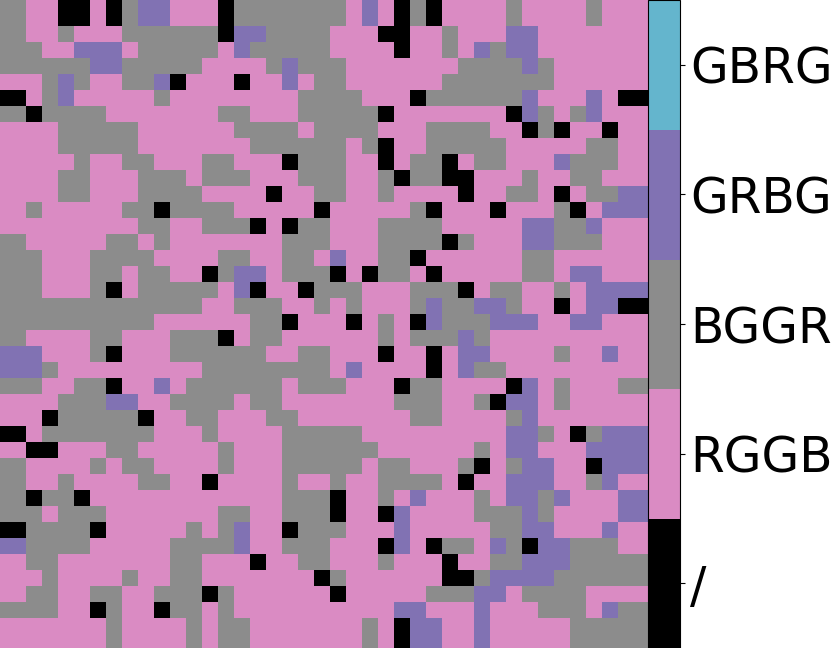
#> input picture FotoVerifier/backend/api/cfa/src/test_grids.png, 832 x 648 px; its folder holds only this picture in this run
$ python main.py test_grids.png
#> lines starting #> are read from the running program, lines starting #| are printed output that depends on the picture
### FotoVerifier/backend/api/cfa/src/intermediate_values.py
"""
Copyright (c) 2021 Quentin Bammey <quentin.bammey@ens-paris-saclay.fr>

This program is free software: you can redistribute it and/or modify it under the terms of the GNU Affero General Public License as published by the Free Software Foundation, either version 3 of the License, or (at your option) any later version.

This program is distributed in the hope that it will be useful, but WITHOUT ANY WARRANTY; without even the implied warranty of MERCHANTABILITY or FITNESS FOR A PARTICULAR PURPOSE. See the GNU Affero General Public License for more details.

You should have received a copy of the GNU Affero General Public License along with this program. If not, see <http://www.gnu.org/licenses/>

This files is the proper implementation of the method.
"""
import numpy as np
import scipy as sp
from scipy.ndimage import filters
from skimage import measure
from skimage.util import view_as_windows


def is_intermediate(img, isotropic=False):
    """
    This function implements Algorithms 1 and 2.
    It marks whether each pixel is an intermediate value.
    :input img: array-like, shape (Y, X, 3)
    :param isotropic: bool. if True, uses the originally-proposed isotropic intermediate values computation, shown in Algorithm 1. If False (default), uses bidirectional filters for computation, as shown in Algorithm 2. Bidirectional filters usually provide better results, except if the input image was demosaiced with basic algorithms such as bilinear interpolation.
    :return is_intermediate_value: float np.ndarray, shape (Y-4, X-4, 3). Values are in [0, 1]
    """

    def _is_intermediate(img, footprint):
        min_ = filters.minimum_filter(img, footprint=footprint)
        max_ = filters.maximum_filter(img, footprint=footprint)
        is_intermediate_value = (min_ <= img) * (img <= max_)
        is_intermediate_value = is_intermediate_value.astype(int)
        return is_intermediate_value[2:-2, 2:-2]

    if isotropic:
        footprint = np.array([[0, 1, 0], [1, 0, 1],
                              [0, 1, 0]])[:, :, None].astype(bool)
        is_intermediate_value = _is_intermediate(img, footprint)
    else:
        footprint_h = np.array([[1, 0, 1]])[:, :, None].astype(bool)
        intermediate_h = _is_intermediate(img, footprint_h)
        intermediate_v = _is_intermediate(img, footprint_h.transpose(1, 0, 2))
        is_intermediate_value = .5 * (intermediate_h + intermediate_v)
    return is_intermediate_value


def create_sliding_windows(x, W, stride):
    """
    Creates a sliding window view of the array, and returns the coordinates corresponding to each window.
    :param x: array-like, shape (Y, X, C)
    :return windows: np.ndarray, shape (n_windows, W, W, C)
    :return cuts_y: np.ndarray, shape (n_windows,): Y coordinate of the centre of each window
    :return cuts_x: np.ndarray, shape (n_windows,)
    """
    Y, X, C = x.shape
    windows = view_as_windows(x, (W, W, 3), stride).reshape(-1, W, W, 3)
    cuts_y = np.arange(W // 2, Y - W // 2 + 1)[::stride] - 0.5
    cuts_x = np.arange(W // 2, X - W // 2 + 1)[::stride] - 0.5
    return windows, cuts_y, cuts_x


def find_grid(x):
    """
    This function implements Algorithm 3 of the article, it can process an arbitrary number of windows simultaneously.
    Finds the diagonal and main pattern of windows.
    To use on a full image, simply add an empty dimension to it (eg. img[None])
    :param x: array-like, shape (n, W_Y, W_X, C). Intermediate value masks on each window.
    :return best_grid: np.ndarray, shape (n_windows,): Identified grid in each window. 0: RGGB, 1: BGGR, 2: GRBG, 3: GBRG, -1: no grid detected
    :return best_diag: np.ndarray, shape (n_windows,): Identified diagonal in each window. 0: *GG*, 1: G**G, -1: no grid detected
    :return Δ_grid: np.ndarray, shape (n_windows, ): Difference of count of intermediate values between the two patterns sharing the same diagonal. Negative means RGGB or GRBG is detected, positive is for BGGR or GBRG
    :return Δ_diag: np.ndarray, shape (n_windows, ): Difference of count of intermediate values between the two diagonal patterns. Negative means *GG* is detected, positive is for G**G
    :return Δ_rggb_bggr: np.ndarray, shape (n_windows, ): Difference of count of intermediate values between RGGB and BGGR. Negative means RGGB is detected, positive is for BGGR.
    :return Δ_grbg_gbrg: np.ndarray, shape (n_windows, ): Difference of count of intermediate values between GRBG and GBRG. Negative means GRBG is detected, positive is for GBRG.
    """
    n, W_Y, W_X, C = x.shape
    count_diag_xggx = np.sum(x[:, ::2, 1::2, 1], axis=(1, 2)) + np.sum(
        x[:, 1::2, ::2, 1], axis=(1, 2))
    count_diag_gxxg = np.sum(x[:, ::2, ::2, 1], axis=(1, 2)) + np.sum(
        x[:, 1::2, 1::2, 1], axis=(1, 2))
    Δ_diag = 2 * (count_diag_xggx - count_diag_gxxg) / (W_Y * W_X)
    best_diag = (Δ_diag > 0).astype(int)  # 0 if XGGX, 1 if GXXG

    count_rggb = np.sum(x[:, ::2, ::2, 0] + x[:, 1::2, 1::2, 2], axis=(1, 2))
    count_grbg = np.sum(x[:, ::2, 1::2, 0] + x[:, 1::2, ::2, 2], axis=(1, 2))
    count_gbrg = np.sum(x[:, 1::2, ::2, 0] + x[:, ::2, 1::2, 2], axis=(1, 2))
    count_bggr = np.sum(x[:, 1::2, 1::2, 0] + x[:, ::2, ::2, 2], axis=(1, 2))

    Δ_rggb_bggr = 2 / (W_Y * W_X) * (count_rggb - count_bggr)
    Δ_grbg_gbrg = 2 / (W_Y * W_X) * (count_grbg - count_gbrg)

    Δ_grid = best_diag * Δ_grbg_gbrg + (1 - best_diag) * Δ_rggb_bggr
    best_rb = (Δ_grid > 0).astype(int)  # 0: RGGB or GRBG, 1:BGGR or GBRG
    best_grid = 2 * best_diag + best_rb  # 0: RGGB, 1: BGGR, 2: GRBG, 3: GBRG

    return best_grid, best_diag, Δ_grid, Δ_diag, Δ_rggb_bggr, Δ_grbg_gbrg


def _connected_confidence(pattern, global_pattern, abs_Δ, shape):
    """
    Compute the confidence of connected components.
    :input pattern: int np.ndarray, shape (cY*cX)
    :input global_pattern: int
    :input abs_Δ: float np.ndarray, shape (cY*cX)
    :param shape: (cY, cX): int tuple
    """
    labels, n_regions = measure.label(pattern.reshape(*shape),
                                      background=global_pattern,
                                      return_num=True)
    labels = labels.ravel()
    inconsistent_con = np.zeros_like(abs_Δ)
    for i_region in range(1, n_regions + 1):
        mask = labels == i_region
        max_ = np.max(abs_Δ[mask])
        inconsistent_con[mask] = max_
    return inconsistent_con


def find_forgeries(img, W=32, stride=8, isotropic=False, threshold=.1):
    """
    This function implements Algorithm 4 of the article.
    Given an image, detects the forgeries in it.
    If the input image is of shape (Y, X, 3), all outputs are np.ndarray of shape (Y, X), with the exception of main_grid (scalar).
    Values between window centres are interpolated with nearest neighbours interpolation for discrete or binary data (grids, binary outputs) and linear interpolation for continuous data (Δ and confidences).
    :input img: array-like, shape (Y, X, 3). If Y or X are odd, one row/column will be removed at the end of the image to even the sizes.
    :param W: int, window size. Larger values will yield better estimations of each grid, at the cost of potentially missing smaller forgeries.
    :param stride: int, stride. Defines the distance between the left/top border of two successive window. A smaller value will yield a more refined map, but will require more time and memory to compute.
    :param isotropic: passed to is_intermediate.
    :param threshold: threshold on the confidence for the final detection. See Section 2.4 of the article.
    :return grid: Identified grid in each window. 0: RGGB, 1: BGGR, 2: GRBG, 3: GBRG, -1: no grid detected
    :return diag: Identified diagonal in each window. 0: *GG*, 1: G**G, -1: no grid detected
    :return main_grid: Identified grid in the whole image.
    :return inconsistent_grid, inconsistent_diag, inconsistent_full: Regions that are confidently detected as forged at the grid/diagonal/combined level. Binary output.
    :return inconsistent_grid_con, inconsistent_diag_con, inconsistent_full_con: Confidence on each pixel being part of a forged region at the grid/diagonal/combined level. Values in [0, 1], with higher values expressing a higher confidence.
    :return inconsistent_grid_raw, inconsistent_diag_raw, inconsistent_full_raw: Pixels whose detected grid/pattern/any of the two is not the one of the main image.
    :return Δ_main, Δ_diag, Δ_rggb_bggr, Δ_grbg_gbrg: see function find_grid
    """
    Y, X, C = img.shape
    img = img[:Y - Y % 2, :X - X % 2]
    intermediate = is_intermediate(img, isotropic=isotropic)
    windows, cuts_y, cuts_x = create_sliding_windows(intermediate, W, stride)

    def to_fullsize(data, method, fill=None):
        interpolator = sp.interpolate.RegularGridInterpolator(
            (cuts_y, cuts_x),
            data.reshape(len(cuts_y), len(cuts_x)),
            method=method,
            bounds_error=False,
            fill_value=fill)
        target_coords = np.asarray(
            np.meshgrid(np.arange(0, Y), np.arange(0, X)))
        result = interpolator(target_coords.reshape(2, -1).T).reshape(X, Y).T
        return result

    cuts_y += 2
    cuts_x += 2
    cY, cX = len(cuts_y), len(cuts_x)
    grid, diag, Δ_main, Δ_diag, Δ_rggb_bggr, Δ_grbg_gbrg = find_grid(windows)

    main_grid, main_diag = find_grid(intermediate[None])[:2]
    main_grid = main_grid[0]
    main_diag = main_diag[0]

    diag[Δ_diag == 0] = -1
    grid[Δ_main == 0] = -1

    # connected maximum
    inconsistent_diag_con = _connected_confidence(diag, main_diag, np.abs(Δ_diag), (cY, cX))
    inconsistent_grid_con = _connected_confidence(grid, main_grid, np.abs(Δ_main), (cY, cX))

    inconsistent_diag_raw = (diag != main_diag) * (Δ_diag != 0)

    inconsistent_grid_raw = (grid != main_grid) * (Δ_main != 0) * (Δ_diag != 0)
    inconsistent_full_raw = np.maximum(inconsistent_diag_raw,
                                       inconsistent_grid_raw)
    inconsistent_full_con = np.maximum(inconsistent_diag_con,
                                       inconsistent_grid_con)

    inconsistent_grid = inconsistent_grid_con > threshold
    inconsistent_diag = inconsistent_diag_con > threshold
    inconsistent_full = inconsistent_full_con > threshold

    grid = to_fullsize(grid, 'nearest')
    diag = to_fullsize(diag, 'nearest')
    inconsistent_grid = to_fullsize(inconsistent_grid, 'nearest', 0)
    inconsistent_diag = to_fullsize(inconsistent_diag, 'nearest', 0)
    inconsistent_full = to_fullsize(inconsistent_full, 'nearest', 0)
    inconsistent_grid_con = to_fullsize(inconsistent_grid_con, 'linear', 0)
    inconsistent_diag_con = to_fullsize(inconsistent_diag_con, 'linear', 0)
    inconsistent_full_con = to_fullsize(inconsistent_full_con, 'linear', 0)
    inconsistent_grid_raw = to_fullsize(inconsistent_grid_raw, 'nearest', 0)
    inconsistent_diag_raw = to_fullsize(inconsistent_diag_raw, 'nearest', 0)
    inconsistent_full_raw = to_fullsize(inconsistent_full_raw, 'nearest', 0)
    Δ_main = to_fullsize(Δ_main, 'linear', 0)
    Δ_rggb_bggr = to_fullsize(Δ_rggb_bggr, 'linear', 0)
    Δ_grbg_gbrg = to_fullsize(Δ_grbg_gbrg, 'linear', 0)
    Δ_diag = to_fullsize(Δ_diag, 'linear', 0)

    return grid, diag, main_grid, inconsistent_grid, inconsistent_diag, inconsistent_full, inconsistent_grid_con, inconsistent_diag_con, inconsistent_full_con, inconsistent_grid_raw, inconsistent_diag_raw, inconsistent_full_raw, Δ_main, Δ_diag, Δ_rggb_bggr, Δ_grbg_gbrg

### FotoVerifier/backend/api/cfa/src/main.py
#!/usr/bin/env python3
"""
Copyright (c) 2021 Quentin Bammey <quentin.bammey@ens-paris-saclay.fr>

This program is free software: you can redistribute it and/or modify it under the terms of the GNU Affero General Public License as published by the Free Software Foundation, either version 3 of the License, or (at your option) any later version.

This program is distributed in the hope that it will be useful, but WITHOUT ANY WARRANTY; without even the implied warranty of MERCHANTABILITY or FITNESS FOR A PARTICULAR PURPOSE. See the GNU Affero General Public License for more details.

You should have received a copy of the GNU Affero General Public License along with this program. If not, see <http://www.gnu.org/licenses/>

This program is an implementation of
Choi, C., Choi, J., & Lee, H. (2011). CFA pattern identification of digital cameras using intermediate value counting. MM&Sec '11.

This file serves as launcher to the method, it reads the input, calls intermediate_values.py to run the method, and saves the results.
"""

import argparse
import sys
from multiprocessing import Pool  # used to speed up saving the results
from time import time

import imageio
import matplotlib as mpl
import numpy as np
import seaborn as sns
from matplotlib import pyplot as plt
from matplotlib.colors import ListedColormap
from mpl_toolkits.axes_grid1 import Size, Divider

from intermediate_values import find_forgeries
from postprocessing import (add_gaussian_noise, apply_median_filter,
                            gamma_correct, jpeg_compress)

grid_cmap_colours = ['black', '#da8bc3', '#8c8c8c', '#8172b3', '#64b5cd']
cmap_grid = ListedColormap(sns.color_palette(grid_cmap_colours).as_hex())
cmap_diag = ListedColormap(
    sns.color_palette(grid_cmap_colours[:3]).as_hex())


def get_parser():
    parser = argparse.ArgumentParser(
        description=
        "Find image inconsistencies through mosaic analysis with the Intermediate Values Algorithm."
    )
    parser.add_argument("image", type=str, help="Input image.")
    parser.add_argument("-o",
                        "--out",
                        default='out',
                        type=str,
                        help="Where to store the results.")
    parser.add_argument('-W',
                        '--window',
                        type=int,
                        default=32,
                        help="Sliding window size.")
    parser.add_argument(
        '-S',
        '--stride',
        type=int,
        default=None,
        help=
        "Stride of the window. Must be a multiple of two. Smaller values yield a finer map but are more costly."
    )

    directions = parser.add_mutually_exclusive_group()
    directions.add_argument(
        '--isotropic',
        action='store_true',
        dest='isotropic',
        help="Use isotropic intermediate values (original article).")
    directions.add_argument(
        '--bidirectional',
        action='store_false',
        dest='isotropic',
        help=
        "Use bidirectional intermediate values, which usually provide better results except on images demosaiced with very simple algorithms."
    )
    parser.set_defaults(isotropic=True)

    parser.add_argument('--threshold',
                        default=.1,
                        type=float,
                        help="Detection threshold")

    postprocessing = parser.add_argument_group(
        "Postprocessing to test the robustness of the method.")
    postprocessing.add_argument(
        "--noise",
        default=None,
        type=float,
        help="Additive White Gaussian Noise (AWGN) of specified std")
    postprocessing.add_argument(
        "--gray",
        action='store_true',
        default=False,
        help=
        "If specified, the added noise will be gray (equal in all channels)")
    postprocessing.add_argument("--gamma",
                                default=None,
                                type=float,
                                help="Gamma correction of the image.")
    postprocessing.add_argument(
        "--jpeg",
        default=None,
        type=int,
        help="Compress the image with JPEG before processing.")
    postprocessing.add_argument(
        "--median",
        action='store_true',
        default=False,
        help="Apply a median filter to the image before processing it.")
    return parser


def process_image(img, args):
    """Performs postprocessing of an image"""
    img = img[:, :, :3]
    if args.gamma is not None:
        img = gamma_correct(img, args.gamma)
    if args.median:
        img = apply_median_filter(img)
    if args.noise is not None:
        img = add_gaussian_noise(img, args.noise, args.gray)
    if args.jpeg is not None:
        img = jpeg_compress(img, args.jpeg)
    return img


def create_fig(figsize):
    """Creates a figure, axis and colorbar axis such that the main axis has the specified size after saving."""
    px = 1 / plt.rcParams['figure.dpi']
    sY, sX = figsize

    pad = sX * 0.05
    cbsz = sX * 0.05
    fig = plt.figure(figsize=((sX + pad + cbsz) * px, sY * px))

    # The first items are for padding and the second items are for the axes.
    # sizes are in inch.
    h = [Size.Fixed(0 * px), Size.Fixed(sX * px)]
    v = [Size.Fixed(0 * px), Size.Fixed(sY * px)]
    divider = Divider(fig, (0, 0, 1 - (pad + cbsz) / (sY + pad + cbsz), 1), h, v, aspect=False)
    # The width and height of the rectangle are ignored.
    ax = fig.add_axes(divider.get_position(),
                      axes_locator=divider.new_locator(nx=1, ny=1))
    h = [Size.Fixed(0 * px), Size.Fixed(cbsz * px)]
    v = [Size.Fixed(0 * px), Size.Fixed(sY * px)]
    divider = Divider(fig, (1 - (pad + cbsz) / (sX + pad + cbsz), 0, 1, 1), h, v, aspect=False)
    cax = fig.add_axes(divider.get_position(),
                       axes_locator=divider.new_locator(nx=1, ny=1))
    return fig, ax, cax


# Function to save results
def save_grid(out, grid, figsize):
    fig, ax, cax = create_fig(figsize)
    plot = ax.matshow(grid, cmap=cmap_grid, vmin=-1, vmax=3)
    cb = plt.colorbar(plot, cax=cax)
    cax.tick_params(labelsize=35)
    cb.set_ticks([-.6, .2, 1, 1.8, 2.6])
    cb.set_ticklabels(['/', 'RGGB', 'BGGR', 'GRBG', 'GBRG'])
    ax.axis('off')
    plt.savefig(out,
                bbox_inches='tight',
                pad_inches=0,
                transparent=False)


def save_diag(out, diag, figsize):
    fig, ax, cax = create_fig(figsize)
    plot = ax.matshow(diag, cmap=cmap_diag, vmin=-1, vmax=1)
    cb = plt.colorbar(plot, cax=cax)
    cax.tick_params(labelsize=35)
    cb.set_ticks([-2 / 3, 0, 2 / 3])
    cb.set_ticklabels(['/', '*GG*', 'G**G'])
    ax.axis('off')
    plt.savefig(out,
                bbox_inches='tight',
                pad_inches=0,
                transparent=False)


def save_confidence(out, conf, vmax, figsize):
    fig, ax, cax = create_fig(figsize)
    plot = ax.matshow(conf,
                      cmap='mako',
                      vmin=0,
                      vmax=vmax)
    ax.axis('off')
    cb = plt.colorbar(plot, cax=cax)
    cax.tick_params(labelsize=35)
    plt.savefig(out,
                bbox_inches='tight',
                pad_inches=0,
                transparent=False)


def save_Δ(out, diff, figsize):
    norm = mpl.colors.CenteredNorm()
    cmap = 'icefire'
    fig, ax, cax = create_fig(figsize)
    plot = ax.matshow(diff, norm=norm, cmap=cmap)
    cb = plt.colorbar(plot, cax=cax)
    cax.tick_params(labelsize=35)
    ax.axis('off')
    plt.savefig(out,
                bbox_inches='tight',
                pad_inches=0,
                transparent=False)


def main():
    # Read arguments
    t0 = time()
    parser = get_parser()
    args = parser.parse_args(sys.argv[1:])
    img = imageio.imread(args.image)
#> img is the input picture: shape (648, 832, 4); mean R, G, B, A 179.7, 147.3, 174.8, 255
    assert img.ndim == 3
    img = process_image(img, args)  # postprocessing
    out = args.out
    W = args.window
    stride = args.stride
    if stride is None:
        stride = W // 2 - W // 2 % 2
    t1 = time()
    # Get the results
    grid, diag, main_grid, inconsistent_grid, inconsistent_diag, inconsistent_full, inconsistent_grid_con, inconsistent_diag_con, inconsistent_full_con, inconsistent_grid_raw, inconsistent_diag_raw, inconsistent_full_raw, diff, diff_diag, diff_rggb_bggr, diff_grbg_gbrg = find_forgeries(
        img,
        W=W,
        stride=stride,
        isotropic=args.isotropic,
        threshold=args.threshold)
#> in _is_intermediate, `min_ = filters.minimum_filter(img, footprint=footprint)`:
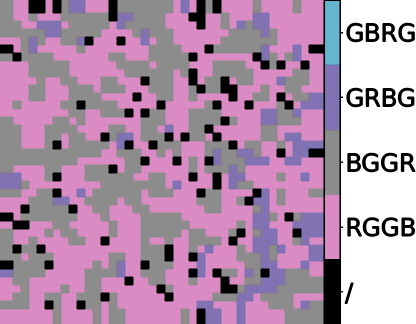
#> min_: shape (648, 832, 3) (shown at 1/2 size); mean R, G, B 173.6, 143.4, 169.4
#> in _is_intermediate, `max_ = filters.maximum_filter(img, footprint=footprint)`:
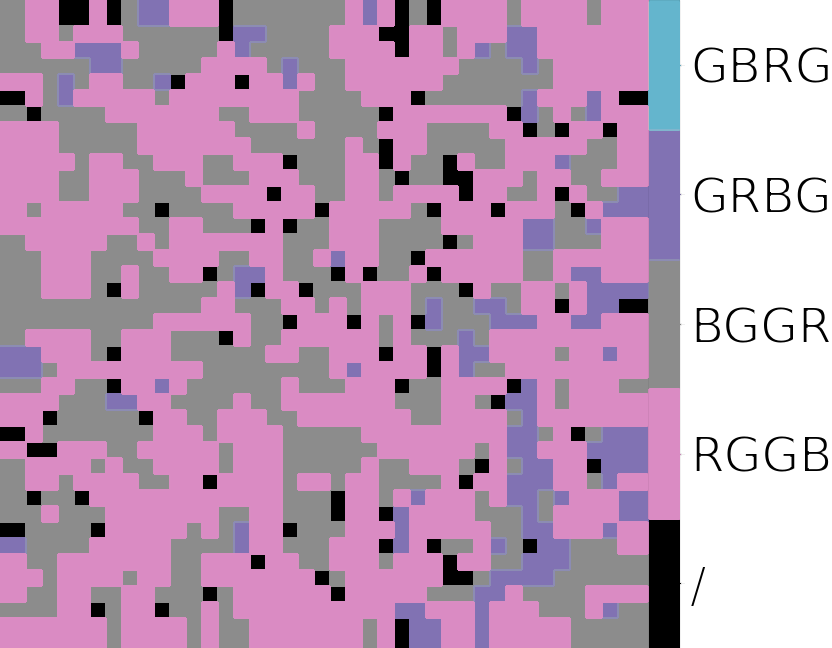
#> max_: shape (648, 832, 3); mean R, G, B 185.5, 150.9, 179.9
#> (the rest of the program and of its run is left out)
